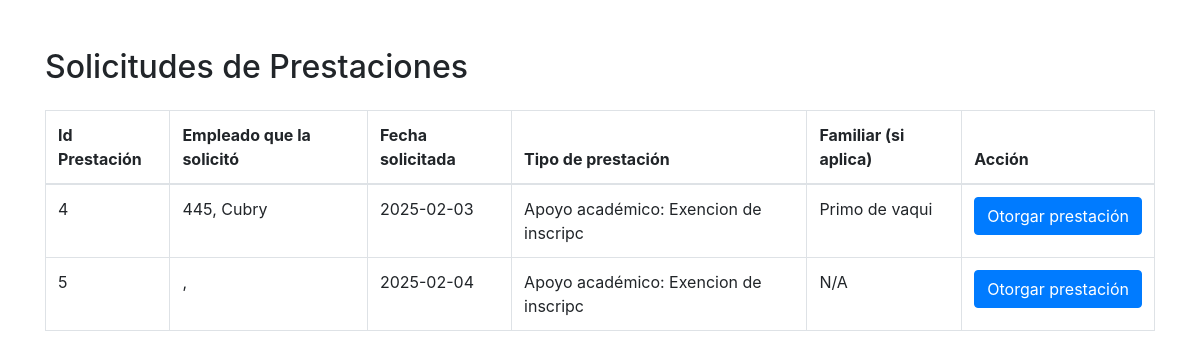
/solicitudesprestaciones.php, run on an earlier commit of the app's database.
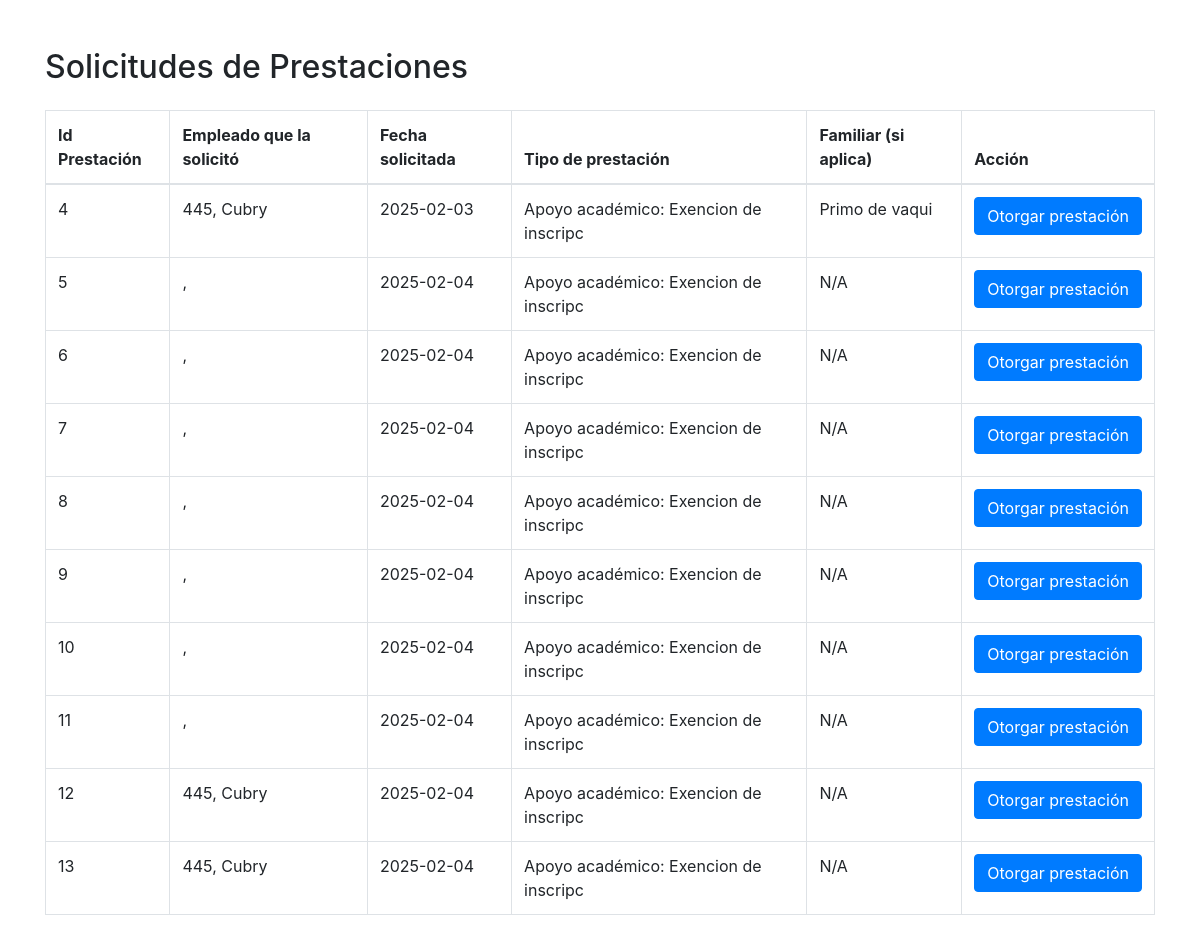
And on a later commit of the database.
### tables this page shows
CREATE TABLE `prestacion` (
  `Id_Prestacion` int(11) NOT NULL,
  `Fecha_Solicitada` date NOT NULL DEFAULT current_timestamp(),
  `Fecha_Otorgada` date DEFAULT NULL,
  `Tipo` varchar(40) NOT NULL
);

CREATE TABLE `empleado_prestacion` (
  `Numero_Empleado` int(11) NOT NULL,
  `Id_Prestacion` int(11) NOT NULL,
  `Tipo` varchar(40) NOT NULL,
  `Fecha_Solicitada` date NOT NULL DEFAULT current_timestamp(),
  `Fecha_Otorgada` date DEFAULT NULL
);

CREATE TABLE `empleado` (
  `Numero_Empleado` int(20) NOT NULL,
  `Nombre_Empleado` varchar(30) NOT NULL,
  `Contraseña_Empleado` varchar(20) DEFAULT '',
  `Area` varchar(30) NOT NULL,
  `Edad` int(3) NOT NULL,
  `Genero` varchar(12) NOT NULL,
  `Titulo` varchar(50) NOT NULL,
  `Fecha_Ingreso` date NOT NULL DEFAULT current_timestamp(),
  `Direccion` varchar(200) NOT NULL,
  `Telefono` varchar(12) NOT NULL,
  `Discapacidad` varchar(50) NOT NULL DEFAULT 'N/A',
  `Estado` varchar(30) NOT NULL DEFAULT 'Activo',
  `Dias_Extras` int(2) NOT NULL DEFAULT 0,
  `Dias` int(2) NOT NULL DEFAULT 24
);

CREATE TABLE `prestacion_apoyoacademico` (
  `Id_Prestacion` int(11) NOT NULL,
  `Numero_Empleado` int(11) NOT NULL,
  `Id_Familiar` int(11) NOT NULL,
  `Nivel_Academico` varchar(20) NOT NULL,
  `Nombre_Institucion` varchar(35) NOT NULL,
  `Tipo` varchar(20) NOT NULL
);

CREATE TABLE `familiar_empleado` (
  `Id_Familiar` int(11) NOT NULL,
  `Nombre_Familiar` varchar(50) NOT NULL,
  `Nivel_academico` varchar(25) NOT NULL,
  `Edad` int(3) NOT NULL
);

### solicitudesprestaciones.php (the view, shortened to what this page needs)
<!DOCTYPE html>
<html lang="en">
<head>
    <link rel="stylesheet" href="https://maxcdn.bootstrapcdn.com/bootstrap/4.0.0/css/bootstrap.min.css">
</head>
<body>
    <div class="container mt-5">
        <h2 class="mb-4">Solicitudes de Prestaciones</h2>
        <table class="table table-bordered">
            <thead>
                <tr>
                    <th>Id Prestación</th>
                    <th>Empleado que la solicitó</th>
                    <th>Fecha solicitada</th>
                    <th>Tipo de prestación</th>
                    <th>Familiar (si aplica)</th>
                    <th>Acción</th>
                </tr>
            </thead>
            <tbody>
<?php
require_once("conn.php");
$querySP = $conn->prepare("SELECT * FROM prestacion WHERE Fecha_Otorgada IS NULL");
$querySP->execute();
$resultadoSP = $querySP->get_result();
while($rowSP = $resultadoSP->fetch_assoc())
{
    $fechaSolicitud = $rowSP['Fecha_Solicitada'];
    $idPrestacion = $rowSP['Id_Prestacion'];
    $queryCNE = $conn->prepare("SELECT Numero_Empleado FROM empleado_prestacion WHERE Id_Prestacion = ?");
    $queryCNE->bind_param("i", $idPrestacion);
    $queryCNE->execute();
    $resultCNE = $queryCNE->get_result();
    $rowCNE = $resultCNE->fetch_assoc();
    $numeroEmpleado = $rowCNE['Numero_Empleado'];
    $queryCNME = $conn->prepare("SELECT Nombre_Empleado FROM empleado WHERE Numero_Empleado = ?");
    $queryCNME->bind_param("i", $numeroEmpleado);
    $queryCNME->execute();
    $resultCNME = $queryCNME->get_result();
    $rowCNME = $resultCNME->fetch_assoc();
    $nombreEmpleado = $rowCNME['Nombre_Empleado'];
    if ($rowSP['Tipo'] == "Academico")
    {
        $queryCPA = $conn->prepare("SELECT * FROM prestacion_apoyoacademico WHERE Id_Prestacion = ?");
        $queryCPA->bind_param("i", $idPrestacion);
        $queryCPA->execute();
        $resultCPA = $queryCPA->get_result();
        $rowCPA = $resultCPA->fetch_assoc();
        $tipo = "Apoyo académico: ".$rowCPA['Tipo'];
    }
    $queryCFP = $conn->prepare("SELECT * FROM familiar_prestacion WHERE Id_Prestacion = ?");
    $queryCFP->bind_param("i", $idPrestacion);
    $queryCFP->execute();
    $resultCFP = $queryCFP->get_result();
    if ($resultCFP->num_rows > 0)
    {
        $rowCFP = $resultCFP->fetch_assoc();
        $idFamiliar = $rowCFP['Id_Familiar'];
        $queryCF = $conn->prepare("SELECT Nombre_Familiar FROM familiar_empleado WHERE Id_Familiar = ?");
        $queryCF->bind_param("i", $idFamiliar);
        $queryCF->execute();
        $resultCF = $queryCF->get_result();
        $rowCF = $resultCF->fetch_assoc();
        $nombreFamiliar = $rowCF['Nombre_Familiar'];
    }
    else
    {
        $nombreFamiliar = "N/A";
    }
    echo "<tr>";
    echo "<td>".$idPrestacion."</td>";
    echo "<td>".$numeroEmpleado.", ".htmlspecialchars($nombreEmpleado)."</td>";
    echo "<td>".$fechaSolicitud."</td>";
    echo "<td>".$tipo."</td>";
    echo "<td>".$nombreFamiliar."</td>";
    echo "<td>";
    echo "<form action='' method='post'>";
    echo "<button type='submit' class='btn btn-primary'>Otorgar prestación</button>";
    echo "</form>";
    echo "</td>";
    echo "</tr>";
}
?>
            </tbody>
        </table>
    </div>
</body>
</html>

What changed in the data, as far as the page shows it:
added prestacion: Id_Prestacion "6", Fecha_Solicitada "2025-02-04", $tipo "Apoyo académico: Exencion de inscripc", nombreFamiliar "N/A"
added prestacion: Id_Prestacion "7", Fecha_Solicitada "2025-02-04", $tipo "Apoyo académico: Exencion de inscripc", nombreFamiliar "N/A"
added prestacion: Id_Prestacion "8", Fecha_Solicitada "2025-02-04", $tipo "Apoyo académico: Exencion de inscripc", nombreFamiliar "N/A"
added prestacion: Id_Prestacion "9", Fecha_Solicitada "2025-02-04", $tipo "Apoyo académico: Exencion de inscripc", nombreFamiliar "N/A"
added prestacion: Id_Prestacion "10", Fecha_Solicitada "2025-02-04", $tipo "Apoyo académico: Exencion de inscripc", nombreFamiliar "N/A"
added prestacion: Id_Prestacion "11", Fecha_Solicitada "2025-02-04", $tipo "Apoyo académico: Exencion de inscripc", nombreFamiliar "N/A"
added prestacion: Id_Prestacion "12", empleado_prestacion.Numero_Empleado "445", empleado.Nombre_Empleado "Cubry", Fecha_Solicitada "2025-02-04", $tipo "Apoyo académico: Exencion de inscripc", nombreFamiliar "N/A"
added prestacion: Id_Prestacion "13", empleado_prestacion.Numero_Empleado "445", empleado.Nombre_Empleado "Cubry", Fecha_Solicitada "2025-02-04", $tipo "Apoyo académico: Exencion de inscripc", nombreFamiliar "N/A"
